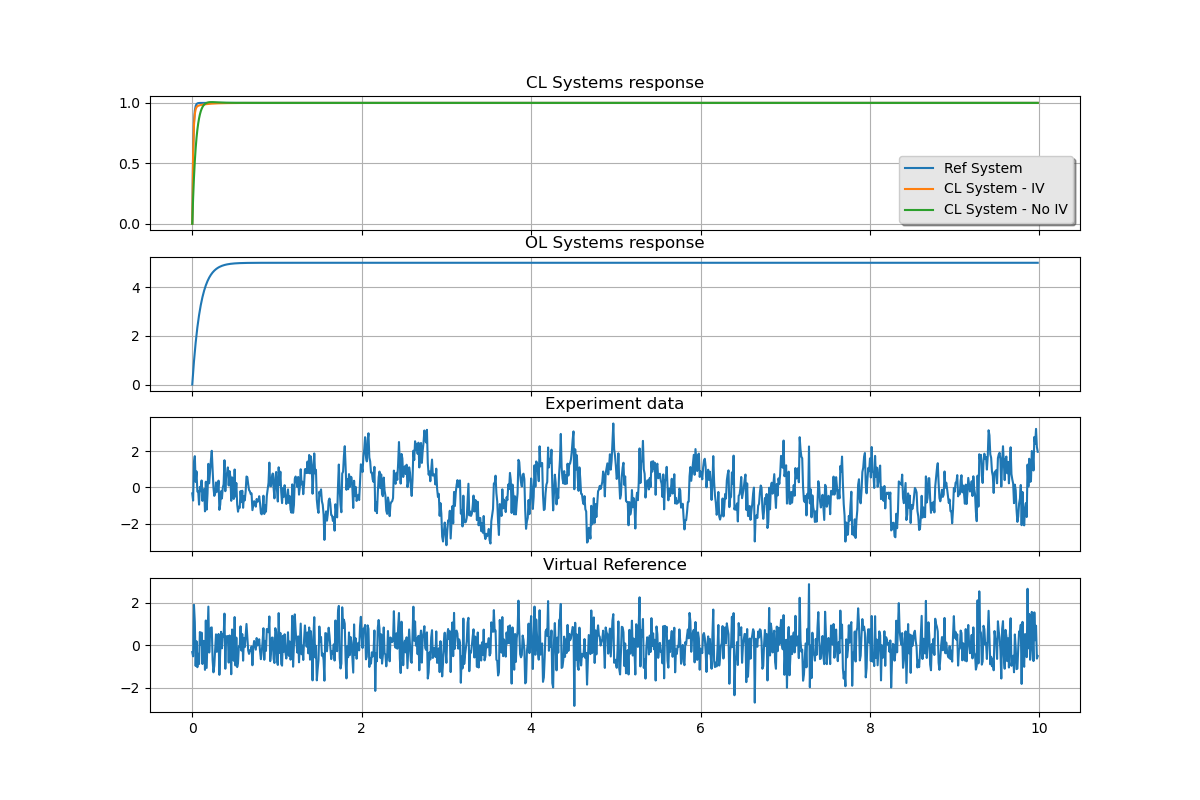

The Python source for this figure:
# Copyright [2020] [Alessio Russo - alessior@kth.se]  
# This file is part of PythonVRFT.
# PythonVRFT is free software: you can redistribute it and/or modify
# it under the terms of the GNU General Public License as published by
# the Free Software Foundation, version 3 of the License.
# PythonVRFT is distributed in the hope that it will be useful,
# but WITHOUT ANY WARRANTY; without even the implied warranty of
# MERCHANTABILITY or FITNESS FOR A PARTICULAR PURPOSE.  See the
# GNU General Public License for more details.
# You should have received a copy of the GNU General Public License
# along with PythonVRFT.  If not, see <http://www.gnu.org/licenses/>.
#
# Code author: [Alessio Russo - alessior@kth.se]
# Last update: 08th January 2020, by alessior@kth.se
#

import numpy as np
import matplotlib.pyplot as plt
import scipy.signal as scipysig
from vrft import *

# Example 3
# ------------
# In this example we see how to apply VRFT to a simple SISO model
# with  measurement noise using instrumental variables
# Input data is generated using random normal noise
#

#Generate time and u(t) signals
t_start = 0
t_end = 10
dt = 1e-2
t = np.array([i * dt for i in range(int(t_end/dt    ))])

#Experiment
num = [0.5]
den = [1, -0.9]
sys = ExtendedTF(num, den, dt=dt)

def generate_data(sys, u, t):
    t, y = scipysig.dlsim(sys, u, t)
    y = y.flatten() + 0.5 * np.random.normal(size = t.size)
    return iddata(y, u, dt, [0])

u = np.random.normal(size=t.size)
data1 = generate_data(sys, u, t)
data2 = generate_data(sys, u, t)
data = [data1, data2]

#Reference Model
refModel = ExtendedTF([0.6], [1, -0.4], dt=dt)

#PI Controller
control = [ExtendedTF([1], [1, -1], dt=dt),
        ExtendedTF([1, 0], [1, -1], dt=dt)]

#Experiment filter
prefilter = refModel * (1 -  refModel)

# VRFT method with Instrumental variables
theta_iv, r_iv, loss_iv, C_iv = compute_vrft(data, refModel, control, prefilter, iv=True)

# VRFT method without Instrumental variables
theta_noiv, r_noiv, loss_noiv, C_noiv = compute_vrft(data1, refModel, control, prefilter, iv=False)

#Obtained controller
print('------IV------')
print("Loss: {}\nTheta: {}\nController: {}".format(loss_iv, theta_iv, C_iv))
print('------No IV------')
print("Loss: {}\nTheta: {}\nController: {}".format(loss_noiv, theta_noiv, C_noiv))


# Closed loop system
closed_loop_iv = (C_iv * sys).feedback()
closed_loop_noiv = (C_noiv * sys).feedback()

t = t[:len(r_iv)]
u = np.ones(len(t))

_, yr = scipysig.dlsim(refModel, u, t)
_, yc_iv = scipysig.dlsim(closed_loop_iv, u, t)
_, yc_noiv = scipysig.dlsim(closed_loop_noiv, u, t)
_, ys = scipysig.dlsim(sys, u, t)

yr = yr.flatten()
ys = ys.flatten()
yc_noiv = yc_noiv.flatten()
yc_iv = yc_iv.flatten()

fig, ax = plt.subplots(4, sharex=True, figsize=(12,8), dpi= 100, facecolor='w', edgecolor='k')
ax[0].plot(t, yr,label='Ref System')
ax[0].plot(t, yc_iv, label='CL System - IV')
ax[0].plot(t, yc_noiv, label='CL System - No IV')
ax[0].set_title('CL Systems response')
ax[0].grid(True)
ax[1].plot(t, ys, label='OL System')
ax[1].set_title('OL Systems response')
ax[1].grid(True)
ax[2].plot(t, data1.y[:len(r_iv)])
ax[2].grid(True)
ax[2].set_title('Experiment data')
ax[3].plot(t, r_iv)
ax[3].grid(True)
ax[3].set_title('Virtual Reference')

# Now add the legend with some customizations.
legend = ax[0].legend(loc='lower right', shadow=True)

# The frame is matplotlib.patches.Rectangle instance surrounding the legend.
frame = legend.get_frame()
frame.set_facecolor('0.90')


plt.show()
